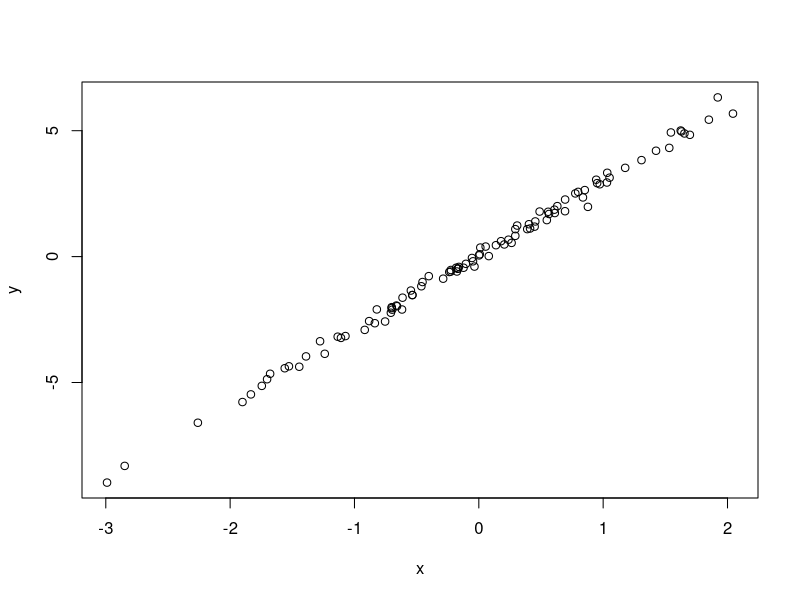

Here is the R script that generated this plot:
## simulate and plot data
## Garrett R Smith
## garrettsmith@arizona.edu
## 2024-06-25

## simulate predictor variable

x <- rnorm(n = 100)

## simulate response variable with some noise

y <- 3 * x + rnorm(n = 100, sd = 0.2)

## plot the data

plot(x = x, y = y)

 
